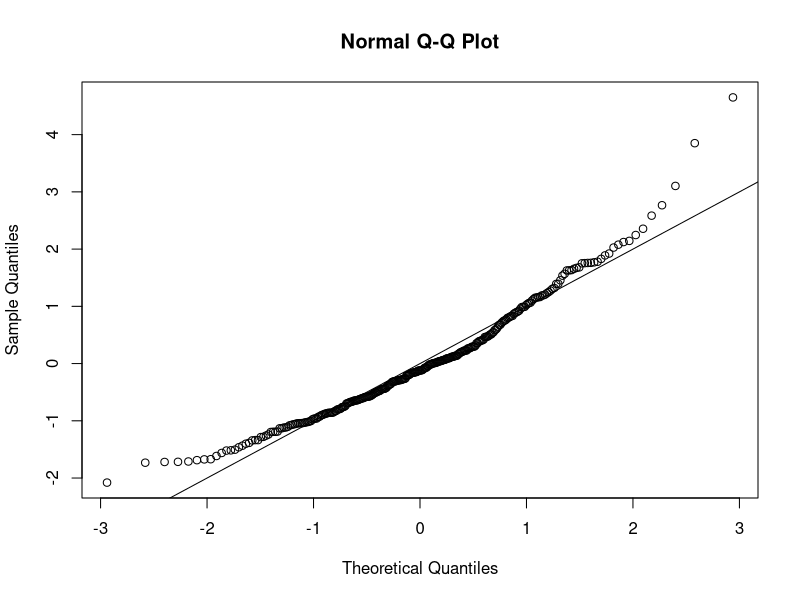
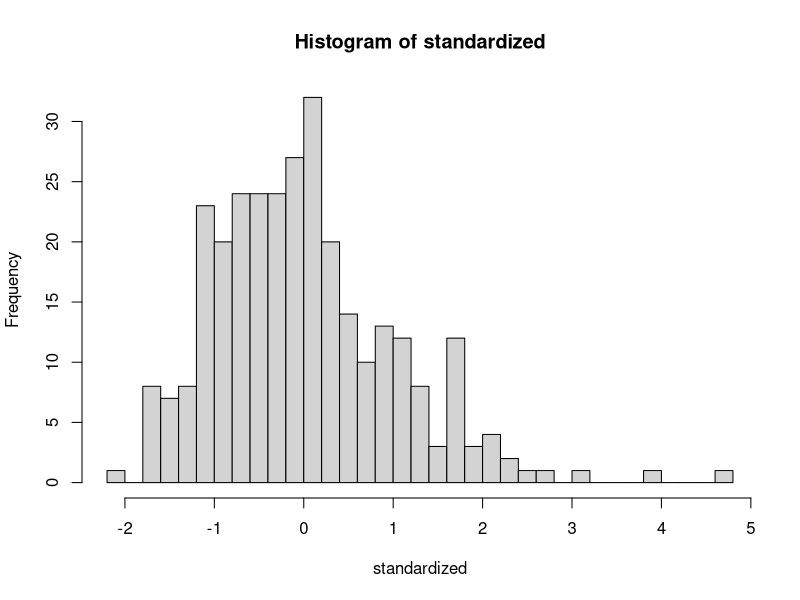
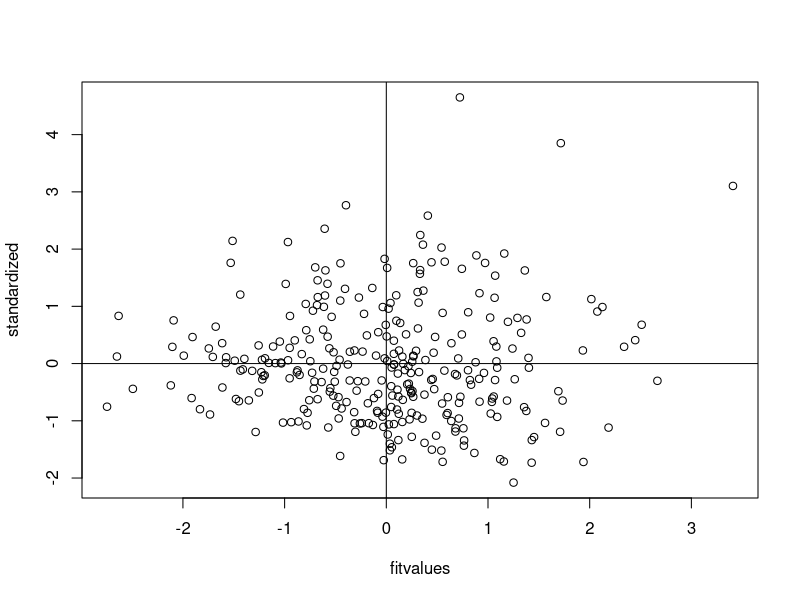

Write the R code that produced these figures, in order. (Note: this script raises an error after producing the figures.)
setwd("E:/GA/Scales")
master = read.csv("Meaning_Scales_WellBeingScale_RR_RN_Paper.csv")
summary(master)

##No reverse coded items.
library(car)
master$Q24_5 = recode(master$Q24_5, "1='6'; 2='5'; 3='4'; 4='3'; 5='2'; 6='1'")
master$Q24_10 = recode(master$Q24_10, "1='6'; 2='5'; 3='4'; 4='3'; 5='2'; 6='1'")
master$Q24_13 = recode(master$Q24_13, "1='6'; 2='5'; 3='4'; 4='3'; 5='2'; 6='1'")
master$Q24_14 = recode(master$Q24_14, "1='6'; 2='5'; 3='4'; 4='3'; 5='2'; 6='1'")
master$Q24_15 = recode(master$Q24_15, "1='6'; 2='5'; 3='4'; 4='3'; 5='2'; 6='1'")
master$Q24_16 = recode(master$Q24_16,"1='6'; 2='5'; 3='4'; 4='3'; 5='2'; 6='1'")
master$Q24_17 = recode(master$Q24_17, "1='6'; 2='5'; 3='4'; 4='3'; 5='2'; 6='1'")
master$Q24_18 = recode(master$Q24_18, "1='6'; 2='5'; 3='4'; 4='3'; 5='2'; 6='1'")
master$Q24_19 = recode(master$Q24_19, "1='6'; 2='5'; 3='4'; 4='3'; 5='2'; 6='1'")
master$Q24_23 = recode(master$Q24_23, "1='6'; 2='5'; 3='4'; 4='3'; 5='2'; 6='1'")
master$Q24_26 = recode(master$Q24_26, "1='6'; 2='5'; 3='4'; 4='3'; 5='2'; 6='1'")
master$Q24_27 = recode(master$Q24_27, "1='6'; 2='5'; 3='4'; 4='3'; 5='2'; 6='1'")
master$Q24_30 = recode(master$Q24_30,"1='6'; 2='5'; 3='4'; 4='3'; 5='2'; 6='1'")
master$Q24_31 = recode(master$Q24_31, "1='6'; 2='5'; 3='4'; 4='3'; 5='2'; 6='1'")
master$Q24_32 = recode(master$Q24_32, "1='6'; 2='5'; 3='4'; 4='3'; 5='2'; 6='1'")
master$Q24_34 = recode(master$Q24_34, "1='6'; 2='5'; 3='4'; 4='3'; 5='2'; 6='1'")
master$Q24_36 = recode(master$Q24_36,"1='6'; 2='5'; 3='4'; 4='3'; 5='2'; 6='1'")
master$Q24_39 = recode(master$Q24_39, "1='6'; 2='5'; 3='4'; 4='3'; 5='2'; 6='1'")
master$Q24_41 = recode(master$Q24_41, "1='6'; 2='5'; 3='4'; 4='3'; 5='2'; 6='1'")
####DATA SCREENING####

##Missing Data##
library(mice)
percentmiss = function(x){ sum(is.na(x))/length(x) *100 }

##Going by rows ONLY
notypos = master
missing = apply(notypos[ , 3:44], 1, percentmiss) 
table(missing)

##Replace only the data that you should
replacepeople = notypos[ missing <= 5 , ]  
dontpeople = notypos[ missing > 5 , ]

##Figure out the columns to exclude
apply(replacepeople, 2, percentmiss)
replacecolumn = replacepeople[ , -c(1,2,45)]
dontcolumn = replacepeople[ , c(1,2,45)]

##MICE
tempnomiss = mice(replacecolumn)
nomiss = complete(tempnomiss, 1)
summary(nomiss)

##(By your powers) Combine (I am Captain Planet!)
filledin_none = cbind(dontcolumn, nomiss)
summary(filledin_none)

##Small note: When MICE is run on this project the YEAR column
##is moved from the last column to the thrid column.
##This trend is not observed with data that does not need
##to be MICE'd. All code exluding ID columns has been corrected
##for this. 
#~Hannah 

##Outliers##
##Mahal

mahal = mahalanobis(nomiss[ , -c(1:3)], 
                    colMeans(nomiss[ , -c(1:3)], na.rm = TRUE),
                    cov(nomiss[ , -c(1:3)], use="pairwise.complete.obs"))

summary(mahal)
cutoff = qchisq(.999,ncol(nomiss[ , -c(1:3)])) 
summary(mahal < cutoff)
noout = nomiss[ mahal < cutoff, ]

##Additivity: correlations
correlations = cor(noout[,-c(1:3)], use="pairwise.complete.obs")
symnum(correlations)

##Make the random stuff & exclude the ID columns 
random = rchisq(nrow(noout), 7)
fake = lm(random~., data=noout[ , -c(1:3)])

##get the linearity plot
##create the standardized residuals
standardized = rstudent(fake)
qqnorm(standardized)
abline(0,1)

##multivariate normality
hist(standardized, breaks=30)

##homogeneity and homoscedasticity
fitvalues = scale(fake$fitted.values)
plot(fitvalues, standardized) 
abline(0,0)
abline(v = 0)

##Scoring
AUT <- rowSums(noout[, c("Q24_1", "Q24_7", "Q24_13", "Q24_19", "Q24_25", "Q24_31","Q24_37")])
AUT

EM <- rowSums(noout[, c("Q24_2", "Q24_8", "Q24_14", "Q24_20", "Q24_26", "Q24_32","Q24_38")])
EM

PG <- rowSums(noout[, c("Q24_3", "Q24_9", "Q24_15", "Q24_21", "Q24_27", "Q24_33","Q24_39")])
PG

PR <- rowSums(noout[, c("Q24_4", "Q24_10", "Q24_16", "Q24_22", "Q24_28", "Q24_34","Q24_40")])
PR

PL <- rowSums(noout[, c("Q24_5", "Q24_11", "Q24_17", "Q24_23", "Q24_29", "Q24_35","Q24_41")])
PL

SA <- rowSums(noout[, c("Q24_6", "Q24_12", "Q24_18", "Q24_24", "Q24_30", "Q24_36","Q24_42")])
SA

##CFA with internal + external + noout datasets / need to drop paper
nooutnop = subset(noout, Source < 2)
nomissnop = subset(filledin_none, Source < 2)

notrandom = subset(nomissnop, Source == 0)
random = subset(nomissnop, Source == 1)

library(lavaan)
overallmodel = '
AUT =~ Q24_1 + Q24_7 + Q24_13 + Q24_19 + Q24_25 + Q24_31 + Q24_37
EM =~ Q24_2 + Q24_8 + Q24_14 + Q24_20 + Q24_26 + Q24_32 + Q24_38
PG =~ Q24_3 + Q24_9 + Q24_15 + Q24_21 + Q24_27 + Q24_33 + Q24_39 
PR =~ Q24_4 + Q24_10 + Q24_16 + Q24_22 + Q24_28 + Q24_34 + Q24_40
PL =~ Q24_5 + Q24_11 + Q24_17 + Q24_23 + Q24_29 + Q24_35 + Q24_41
SA =~ Q24_6 + Q24_12 + Q24_18 + Q24_24 + Q24_30 + Q24_36 + Q24_42
'

##fit for overall (excluding paper)
overall.fit = cfa(model = overallmodel, 
                  data = nomissnop, 
                  meanstructure = TRUE)

summary(overall.fit, 
        standardized=TRUE, 
        rsquare=TRUE, 
        fit.measure = TRUE) ##no heywood cases

##fit for random 
random.fit = cfa(overallmodel, 
                 data = random, 
                 meanstructure = TRUE)
summary(random.fit, 
        standardized = TRUE, 
        rsquare = TRUE, 
        fit.measure = TRUE)

fitMeasures(random.fit) ##Dr. B, is this line of code necessary?

##fit for not random 
notrandom.fit = cfa(overallmodel, 
                    data = notrandom, 
                    meanstructure = TRUE)
summary(notrandom.fit, 
        standardized = TRUE, 
        rsquare = TRUE, 
        fit.measure = TRUE)

##invariances 
library(semTools)
multisteps = measurementInvariance(overallmodel, 
                                   data = nomissnop, 
                                   group = 'Source', 
                                   strict = T)

fitmeasures(multisteps)
fitMeasures(multisteps$fit.configural)
fitMeasures(multisteps$fit.loadings)
fitMeasures(multisteps$fit.intercepts)
fitMeasures(multisteps$fit.residuals)
fitMeasures(multisteps$fit.means)
